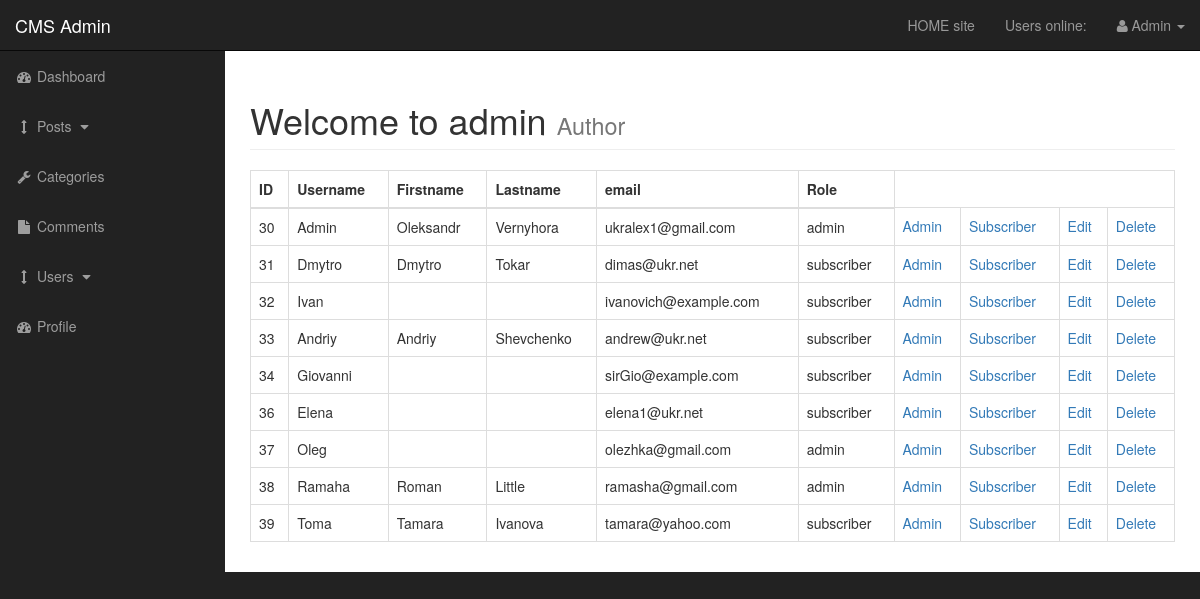
/admin/users.php (signed in), run on the app's committed database.
### tables this page shows
CREATE TABLE `users` (
  `user_id` int(3) NOT NULL,
  `username` varchar(255) NOT NULL,
  `user_password` varchar(255) NOT NULL,
  `user_firstname` varchar(255) NOT NULL,
  `user_lastname` varchar(255) NOT NULL,
  `user_email` varchar(255) NOT NULL,
  `user_image` text NOT NULL,
  `user_role` varchar(255) NOT NULL,
  `randSalt` varchar(255) NOT NULL DEFAULT '$2y$10$iusesomecrazystrings22'
);

### admin/includes/view_all_users.php (the view, shortened to what this page needs)
<table class="table table-bordered table-hover">
    <thead>
        <tr>
            <th>ID</th>
            <th>Username</th>
            <th>Firstname</th>
            <th>Lastname</th>
            <th>email</th>
            <th>Role</th>
        </tr>
    </thead>
    <tbody>
<?php
$query = "SELECT * FROM users";
$select_users = mysqli_query($connection, $query);
while($row = mysqli_fetch_assoc($select_users)) {
$user_id = $row['user_id'];
$username = $row['username'];
$user_firstname = $row['user_firstname'];
$user_lastname = $row['user_lastname'];
$user_email = $row['user_email'];
$user_role = $row['user_role'];
    echo"<tr>";
        echo"<td>{$user_id}</td>";
        echo"<td>{$username}</td>";
        echo"<td>{$user_firstname}</td>";
        echo"<td>{$user_lastname}</td>";
        echo"<td>{$user_email}</td>";
        echo"<td>{$user_role}</td>";
        echo"<td><a href='users.php?change_to_admin={$user_id}'>Admin</a></td>";
        echo"<td><a href='users.php?change_to_sub={$user_id}'>Subscriber</a></td>";
        echo"<td><a href='users.php?source=edit_user&edit_user={$user_id}'>Edit</a></td>";
        echo"<td><a onClick=\" javascript: return confirm('Are you sure you want to delete?'); \" href='users.php?delete={$user_id}'>Delete</a></td>";
    echo"</tr>";
}
?>
    </tbody>
</table>

### admin/css/sb-admin.css (style rules this page uses)
body { margin-top: 100px; background-color: #222; }
@media (min-width:768px) { body { margin-top: 50px; } }

### data on the page
users: user_id "30", username "Admin", user_firstname "Oleksandr", user_lastname "Vernyhora", user_email "ukralex1@gmail.com", user_role "admin"
users: user_id "31", username "Dmytro", user_firstname "Dmytro", user_lastname "Tokar", user_email "dimas@ukr.net", user_role "subscriber"
users: user_id "32", username "Ivan", user_email "ivanovich@example.com", user_role "subscriber"
users: user_id "33", username "Andriy", user_firstname "Andriy", user_lastname "Shevchenko", user_email "andrew@ukr.net", user_role "subscriber"
users: user_id "34", username "Giovanni", user_email "sirGio@example.com", user_role "subscriber"
users: user_id "36", username "Elena", user_email "elena1@ukr.net", user_role "subscriber"
users: user_id "37", username "Oleg", user_email "olezhka@gmail.com", user_role "admin"
users: user_id "38", username "Ramaha", user_firstname "Roman", user_lastname "Little", user_email "ramasha@gmail.com", user_role "admin"
users: user_id "39", username "Toma", user_firstname "Tamara", user_lastname "Ivanova", user_email "tamara@yahoo.com", user_role "subscriber"

### other printed values
$_SESSION['username'] "Admin"
